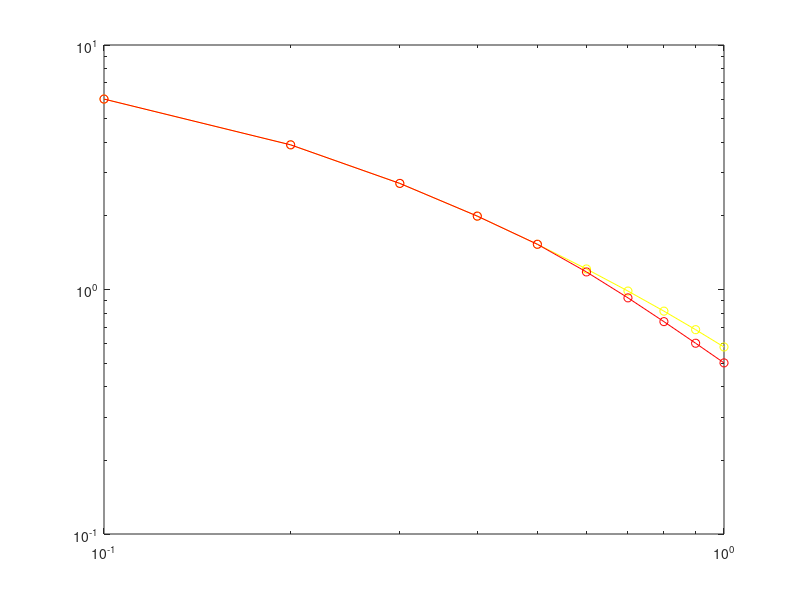

MATLAB code to generate this figure:
%clear all
%close all

%% parameters
N = 10; % number of dimension
J = 2; % J < N
A = diag(1:N);
%A = rand(N);
A = -A; % coefficents for ODE
c = ones(N,1); % initial conditions
g = ones(1,N); %[1,0.5,2,1,1,3,0,0.25]; % weight vector for R^N to compute QoI

%% time
TT = 1;   % total time
dt = 0.1; % time step
tt = 0:dt:TT;  % time vector
n = length(tt)-1; % number of time steps
m = 5; % m < n number of past values to keep
E = expm(A*dt); % evolution matrix

tic

%% projection
P = zeros(N,J);
%P = rand(N,J);
Q = zeros(N,N);
%P = P0;
for i = 1:J
%    P(:,i) = rand(N,1);
    P(i,i) = 1;
end
P(:,J)=ones(N,1);

P1 = P; % Gram-Schmidt(all the vectors in P1 is orthogonal to each other)
P1(:,1) = P(:,1)/norm(P(:,1));
for i = 2:J
    for j = 1:i-1
        p = P1(:,j)/norm(P1(:,j));
        P1(:,i) = P1(:,i) - (P(:,i)'*p)*p;
    end
    P1(:,i) = P1(:,i)/norm(P1(:,i));
end

P = P1(:,1)*P1(:,1)'; % projection matrix
for i = 2:J
    P = P + P1(:,i)*P1(:,i)';
end
P = P';
Q = eye(N) - P; % complementary matrix, orthogonal complement

%% redefine g as the coefficients in the projected space
%g=P1';

%% precomputed evolution matrices
EQ = Q*E;
EP = P*E;
E1 = P1'*E*P1;
% for k = 1:n
%     F(:,:,k) = g*(EQ)^(k);
% end
for k = 1:m
    Fp(:,:,k) = g*(EQ)^(k)*P1;
    E2(:,:,k) = P1'*E*EQ^k*P1;
end
gp = g*P1;

toc
t = toc;

tic
%% Initialisation and time Loop
%a = zeros(N,n+1);
cp = zeros(J,n+1);
%ap = zeros(N,n+1);
%Gn = zeros(size(g,1),n+1);
%Mn = zeros(size(g,1),n+1);
Mnp = zeros(size(g,1),n+1);
%noise = zeros(N,n+1);
noise1 = zeros(N,n+1);
%a(:,1) = P*c;
%ap(:,1) = P*c;
cp(:,1) = P1'*c;
b1 = Q*c;
%Gn(:,1) = g*c;
%Mn(:,1) = g*c;
Mnp(:,1) = g*c;
for i = 1:n
% %% exact formula for a
%     a(:,i+1) = EP*a(:,i);
%     for k = 2:i
%         a(:,i+1) = a(:,i+1) + EP*(EQ^(k-1))*a(:,i-k+1);
%     end
%     noise(:,i+1) = EP*EQ^(i-1)*b1;
%     a(:,i+1) = a(:,i+1) + noise(:,i+1);
% %% evolution of G
%     Gn(:,i+1) = g*a(:,i+1); %formula for projection
%     for k = 1:i
%         Gn(:,i+1) = Gn(:,i+1) + F(:,:,k)*a(:,i-k+1);
%     end
%     noise1(:,i+1) = F(:,:,i)*b1;
%     Gn(:,i+1) = Gn(:,i+1) + noise1(:,i+1);
%% approximated formula with limited history and no noise
%    ap(:,i+1) = EP*ap(:,i);
    cp(:,i+1) = E1*cp(:,i);
    for k = 2:min(i,m)
%        ap(:,i+1) = ap(:,i+1) + EP*(EQ^(k-1))*ap(:,i-k+1);
        cp(:,i+1) = cp(:,i+1) + E2(:,:,k-1)*cp(:,i-k+1);
    end
%    Mn(:,i+1) = g*ap(:,i+1); %formula for projection
    Mnp(:,i+1) = gp*cp(:,i+1); %formula for projection
    for k = 1:min(i,m)
%        Mn(:,i+1) = Mn(:,i+1) + F(k)*ap(:,i-k+1);
        Mnp(:,i+1) = Mnp(:,i+1) + Fp(:,:,k)*cp(:,i-k+1);
    end
end

toc
t1 = toc;
%% Direct method
%odefun = @(t,x) A*x;
%[t,y]=ode45(odefun, tt ,c); % solve the equation
%G = g*y(end,:)'; % Gn = g*cn
%G0 = g*y';

%% analytical solution
Gexact = g*(c.*exp(diag(A)*tt));

% gg = E^n*g'; % gn = E^n*g
% G1 = gg'*c; % Gn = gn*c0

hold off
loglog(tt,Gexact,'y-o','Displayname', 'Analytical solution');
hold on;
%loglog(tt,Gn,'b-o','Displayname', 'Full model');
%loglog(tt,G0,'k-o','Displayname', 'ODE solution'); 
loglog(tt,Mnp,'r-o','Displayname', 'Reduced model');

err=norm(Gexact-Mnp)/norm(Gexact)
